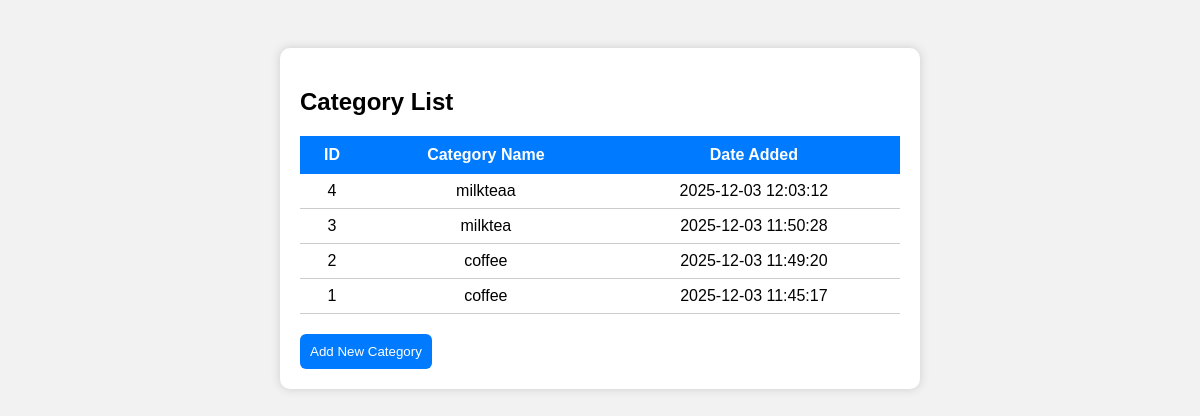
Page /categorylist.php on the committed database.
### tables this page shows
CREATE TABLE `categories` (
  `id` int(11) NOT NULL,
  `category_name` varchar(100) NOT NULL,
  `created_at` timestamp NOT NULL DEFAULT current_timestamp()
);

### categorylist.php (the view, shortened to what this page needs)
<?php
include 'config.php';
$categories = mysqli_query($conn, "SELECT * FROM categories ORDER BY id DESC");
?>
<!DOCTYPE html>
<html>
<head>
</head>
<body>
<div class="container">
    <h2>Category List</h2>
    <table>
        <tr>
            <th>ID</th>
            <th>Category Name</th>
            <th>Date Added</th>
        </tr>
        <?php while ($row = mysqli_fetch_assoc($categories)) { ?>
            <tr>
                <td><?= $row['id']; ?></td>
                <td><?= $row['category_name']; ?></td>
                <td><?= $row['created_at']; ?></td>
            </tr>
        <?php } ?>
    </table>
    <a href="category.php"><button>Add New Category</button></a>
</div>
</body>
</html>

### categorylist.php (style rules this page uses)
body { font-family: Arial; background: #f2f2f2; padding: 40px; }
.container { width: 600px; margin: auto; background: white; padding: 20px; border-radius: 10px; box-shadow: 0 0 10px #ccc; }
table { width: 100%; border-collapse: collapse; margin-top: 15px; }
th { background: #007bff; color: white; padding: 10px; }
td { text-align: center; padding: 8px; border-bottom: 1px solid #ccc; }
button { margin-top: 20px; padding: 10px; background: #007bff; border: none; color: white; border-radius: 6px; cursor: pointer; }

### rows in the picture
categories: id "4", category_name "milkteaa", created_at "2025-12-03 12:03:12"
categories: id "3", category_name "milktea", created_at "2025-12-03 11:50:28"
categories: id "2", category_name "coffee", created_at "2025-12-03 11:49:20"
categories: id "1", category_name "coffee", created_at "2025-12-03 11:45:17"
